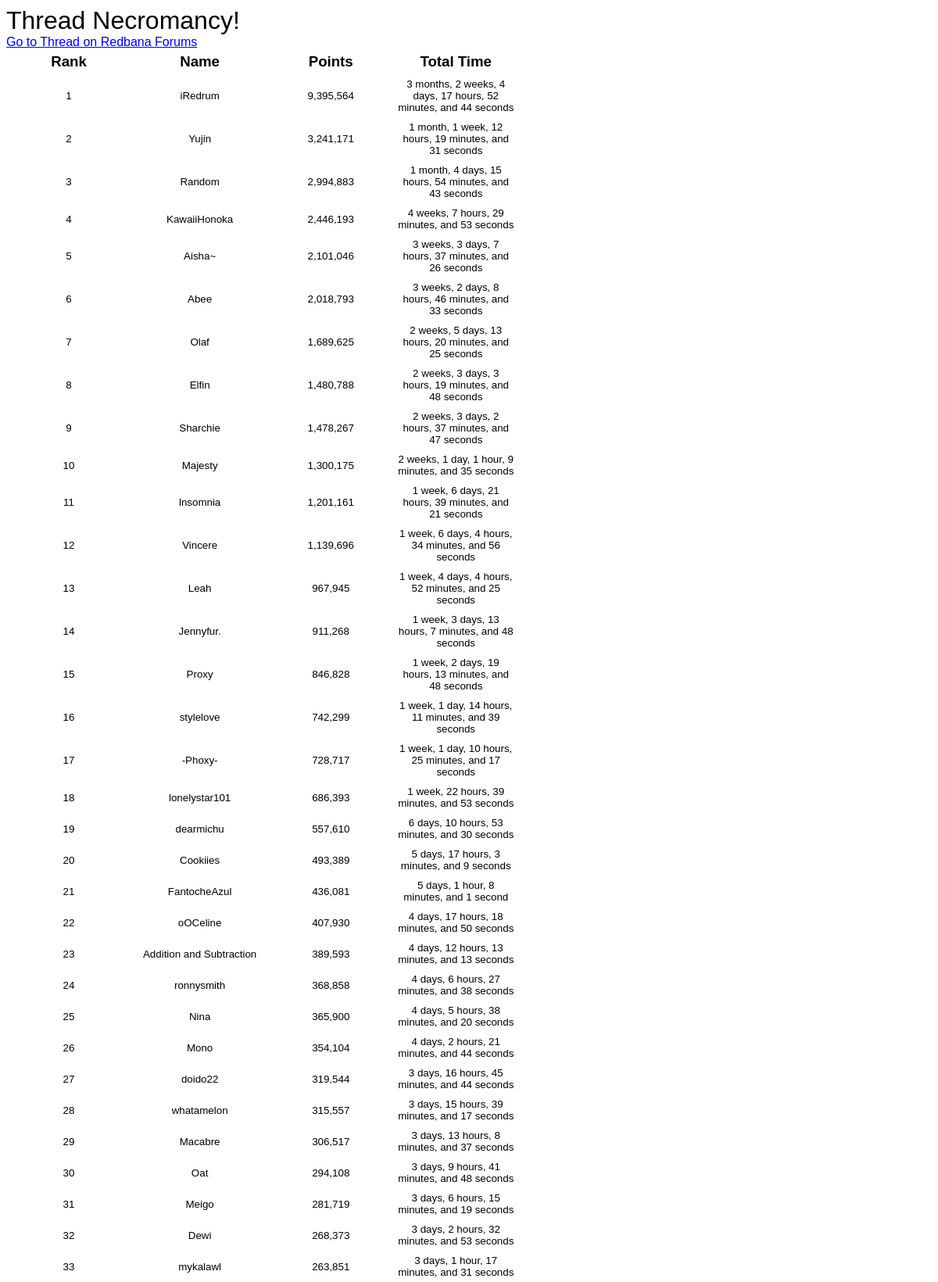
Page /test.php (upper part) on the committed database.
### tables this page shows
CREATE TABLE IF NOT EXISTS `ThreadNecromancyRanks` (
  `rank_name` varchar(100) NOT NULL,
  `rank_points` int(11) NOT NULL,
  `rank_ytd_points` int(11) NOT NULL
);

### www/test.php (the view, shortened to what this page needs)
<?php
try {
	$db = new PDO(
        sprintf("mysql:host=%s;port=%d;dbname=%s", "", 3306, ""),
        "", "", array(
            PDO::ATTR_EMULATE_PREPARES      => false,
            PDO::ATTR_ERRMODE               => PDO::ERRMODE_EXCEPTION,
            PDO::ATTR_DEFAULT_FETCH_MODE    => PDO::FETCH_ASSOC
        )
    );
} catch (PDOException $e) {
	die("A required resource is not responding.");
}
$ranks = $db -> query("SELECT * FROM ThreadNecromancyRanks ORDER BY rank_points DESC");
?>
<!DOCTYPE html>
<html>
<head>
</head>
<body>
	<div style="font-size:24pt;">Thread Necromancy!</div>
	<div style="font-size:12pt;"><a href="http://forums.redbana.com/forum/audition/off-topic-corner/off-beat-cafe/off-beat-forum-games/2988411-thread-necromancy-scripted-forum-game">Go to Thread on Redbana Forums</a></div>
	<table class="ranks">
	<tr>
		<th>Rank</th>
		<th>Name</th>
		<th>Points</th>
		<th>Total Time</th>
	</tr>
	<?php
	$i = 1;
	foreach ($ranks as $r) {
		$k = $r["rank_name"];
		$v = $r["rank_points"];
		$points = $r["rank_points"];
		$months = floor($v / (3600 * 24 * 30));
		$v -= $months * 3600 * 24 * 30;
		$weeks = floor($v / (3600 * 24 * 7));
		$v -= $weeks * 3600 * 24 * 7;
		$days = floor($v / (3600 * 24));
		$v -= $days * 3600 * 24;
		$hours = floor($v / 3600);
		$v -= $hours * 3600;
		$minutes = floor($v / 60);
		$v -= $minutes * 60;
		$timeParts = array();
		if ($months > 1)
			array_push($timeParts, $months . " months");
		elseif ($months == 1)
			array_push($timeParts, $months . " month");
		if ($weeks > 1)
			array_push($timeParts, $weeks . " weeks");
		elseif ($weeks == 1)
			array_push($timeParts, $weeks . " week");
		if ($days > 1)
			array_push($timeParts, $days . " days");
		elseif ($days == 1)
			array_push($timeParts, $days . " day");
		if ($hours > 1)
			array_push($timeParts, $hours . " hours");
		elseif ($hours == 1)
			array_push($timeParts, $hours . " hour");
		if ($minutes > 1)
			array_push($timeParts, $minutes . " minutes");
		elseif ($minutes == 1)
			array_push($timeParts, $minutes . " minute");
		if ($v > 1)
			array_push($timeParts, $v . " seconds");
		elseif ($v == 1)
			array_push($timeParts, $v . " second");
		$timeString = "";
		if (sizeof($timeParts) > 2) {
			$timeString = $timeParts[0];
			for ($p = 1; $p < sizeof($timeParts) - 1; $p++)
				$timeString .= ", " . $timeParts[$p];
			$timeString .= ", and " . $timeParts[ sizeof($timeParts) - 1 ];
		} elseif (sizeof($timeParts) == 2) {
			$timeString = $timeParts[0] . " and " . $timeParts[1];
		} else
			$timeString = $timeParts[0];
		printf('<tr><td>%d</td><td>%s</td><td>%s</td><td>%s</td></tr>', $i, $k, number_format($points), $timeString);
		$i++;
	}
	?>
	</table>
</body>
</html>

### www/test.php (style rules this page uses)
body { font-family: Arial; font-size: 9pt; }
table.ranks { border: 0px; border-collapse: collapse; }
table.ranks tr td, table.ranks tr th { padding: 5px; text-align: center; width: 150px; }
table.ranks tr td { font-size: 10pt; }
table.ranks tr th { font-size: 14pt; font-weight: bold; }

### rows in the picture
threadnecromancyranks: rank_name "iRedrum", rank_points "9,395,564", timeString "3 months, 2 weeks, 4 days, 17 hours, 52 minutes, and 44 seconds"
threadnecromancyranks: rank_name "Yujin", rank_points "3,241,171", timeString "1 month, 1 week, 12 hours, 19 minutes, and 31 seconds"
threadnecromancyranks: rank_name "Random", rank_points "2,994,883", timeString "1 month, 4 days, 15 hours, 54 minutes, and 43 seconds"
threadnecromancyranks: rank_name "KawaiiHonoka", rank_points "2,446,193", timeString "4 weeks, 7 hours, 29 minutes, and 53 seconds"
threadnecromancyranks: rank_name "Aisha~", rank_points "2,101,046", timeString "3 weeks, 3 days, 7 hours, 37 minutes, and 26 seconds"
threadnecromancyranks: rank_name "Abee", rank_points "2,018,793", timeString "3 weeks, 2 days, 8 hours, 46 minutes, and 33 seconds"
threadnecromancyranks: rank_name "Olaf", rank_points "1,689,625", timeString "2 weeks, 5 days, 13 hours, 20 minutes, and 25 seconds"
threadnecromancyranks: rank_name "Elfin", rank_points "1,480,788", timeString "2 weeks, 3 days, 3 hours, 19 minutes, and 48 seconds"
threadnecromancyranks: rank_name "Sharchie", rank_points "1,478,267", timeString "2 weeks, 3 days, 2 hours, 37 minutes, and 47 seconds"
threadnecromancyranks: rank_name "Majesty", rank_points "1,300,175", timeString "2 weeks, 1 day, 1 hour, 9 minutes, and 35 seconds"
threadnecromancyranks: rank_name "lnsomnia", rank_points "1,201,161", timeString "1 week, 6 days, 21 hours, 39 minutes, and 21 seconds"
threadnecromancyranks: rank_name "Vincere", rank_points "1,139,696", timeString "1 week, 6 days, 4 hours, 34 minutes, and 56 seconds"
threadnecromancyranks: rank_name "Leah", rank_points "967,945", timeString "1 week, 4 days, 4 hours, 52 minutes, and 25 seconds"
threadnecromancyranks: rank_name "Jennyfur.", rank_points "911,268", timeString "1 week, 3 days, 13 hours, 7 minutes, and 48 seconds"
threadnecromancyranks: rank_name "Proxy", rank_points "846,828", timeString "1 week, 2 days, 19 hours, 13 minutes, and 48 seconds"
threadnecromancyranks: rank_name "stylelove", rank_points "742,299", timeString "1 week, 1 day, 14 hours, 11 minutes, and 39 seconds"
threadnecromancyranks: rank_name "-Phoxy-", rank_points "728,717", timeString "1 week, 1 day, 10 hours, 25 minutes, and 17 seconds"
threadnecromancyranks: rank_name "lonelystar101", rank_points "686,393", timeString "1 week, 22 hours, 39 minutes, and 53 seconds"
threadnecromancyranks: rank_name "dearmichu", rank_points "557,610", timeString "6 days, 10 hours, 53 minutes, and 30 seconds"
threadnecromancyranks: rank_name "Cookiies", rank_points "493,389", timeString "5 days, 17 hours, 3 minutes, and 9 seconds"
threadnecromancyranks: rank_name "FantocheAzul", rank_points "436,081", timeString "5 days, 1 hour, 8 minutes, and 1 second"
threadnecromancyranks: rank_name "oOCeline", rank_points "407,930", timeString "4 days, 17 hours, 18 minutes, and 50 seconds"
threadnecromancyranks: rank_name "Addition and Subtraction", rank_points "389,593", timeString "4 days, 12 hours, 13 minutes, and 13 seconds"
threadnecromancyranks: rank_name "ronnysmith", rank_points "368,858", timeString "4 days, 6 hours, 27 minutes, and 38 seconds"
threadnecromancyranks: rank_name "Nina", rank_points "365,900", timeString "4 days, 5 hours, 38 minutes, and 20 seconds"
threadnecromancyranks: rank_name "Mono", rank_points "354,104", timeString "4 days, 2 hours, 21 minutes, and 44 seconds"
threadnecromancyranks: rank_name "doido22", rank_points "319,544", timeString "3 days, 16 hours, 45 minutes, and 44 seconds"
threadnecromancyranks: rank_name "whatamelon", rank_points "315,557", timeString "3 days, 15 hours, 39 minutes, and 17 seconds"
threadnecromancyranks: rank_name "Macabre", rank_points "306,517", timeString "3 days, 13 hours, 8 minutes, and 37 seconds"
threadnecromancyranks: rank_name "Oat", rank_points "294,108", timeString "3 days, 9 hours, 41 minutes, and 48 seconds"
threadnecromancyranks: rank_name "Meigo", rank_points "281,719", timeString "3 days, 6 hours, 15 minutes, and 19 seconds"
threadnecromancyranks: rank_name "Dewi", rank_points "268,373", timeString "3 days, 2 hours, 32 minutes, and 53 seconds"
threadnecromancyranks: rank_name "mykalawl", rank_points "263,851", timeString "3 days, 1 hour, 17 minutes, and 31 seconds"
